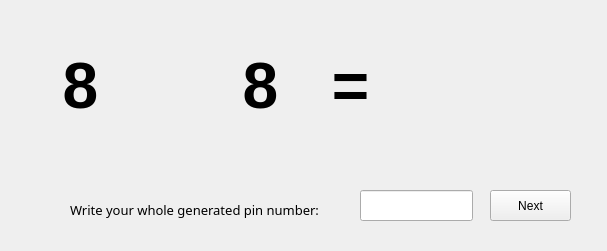
<?xml version="1.0" encoding="UTF-8"?>
<ui version="4.0">
 <class>numberWindow</class>
 <widget class="QWidget" name="numberWindow">
  <property name="geometry">
   <rect>
    <x>0</x>
    <y>0</y>
    <width>607</width>
    <height>251</height>
   </rect>
  </property>
  <property name="windowTitle">
   <string>Remember your number!</string>
  </property>
  <widget class="QPushButton" name="next_btn">
   <property name="geometry">
    <rect>
     <x>490</x>
     <y>190</y>
     <width>81</width>
     <height>31</height>
    </rect>
   </property>
   <property name="text">
    <string>Next</string>
   </property>
  </widget>
  <widget class="QLabel" name="number1_label">
   <property name="geometry">
    <rect>
     <x>40</x>
     <y>50</y>
     <width>81</width>
     <height>71</height>
    </rect>
   </property>
   <property name="font">
    <font>
     <pointsize>48</pointsize>
     <weight>75</weight>
     <bold>true</bold>
    </font>
   </property>
   <property name="text">
    <string>8</string>
   </property>
   <property name="alignment">
    <set>Qt::AlignCenter</set>
   </property>
  </widget>
  <widget class="QLabel" name="operation_label">
   <property name="geometry">
    <rect>
     <x>130</x>
     <y>50</y>
     <width>81</width>
     <height>71</height>
    </rect>
   </property>
   <property name="font">
    <font>
     <pointsize>48</pointsize>
     <weight>75</weight>
     <bold>true</bold>
    </font>
   </property>
   <property name="text">
    <string/>
   </property>
   <property name="alignment">
    <set>Qt::AlignCenter</set>
   </property>
  </widget>
  <widget class="QLabel" name="number2_label">
   <property name="geometry">
    <rect>
     <x>220</x>
     <y>50</y>
     <width>81</width>
     <height>71</height>
    </rect>
   </property>
   <property name="font">
    <font>
     <pointsize>48</pointsize>
     <weight>75</weight>
     <bold>true</bold>
    </font>
   </property>
   <property name="text">
    <string>8</string>
   </property>
   <property name="alignment">
    <set>Qt::AlignCenter</set>
   </property>
  </widget>
  <widget class="QLabel" name="equal_label">
   <property name="geometry">
    <rect>
     <x>310</x>
     <y>50</y>
     <width>81</width>
     <height>71</height>
    </rect>
   </property>
   <property name="font">
    <font>
     <pointsize>48</pointsize>
     <weight>75</weight>
     <bold>true</bold>
    </font>
   </property>
   <property name="text">
    <string>=</string>
   </property>
   <property name="alignment">
    <set>Qt::AlignCenter</set>
   </property>
  </widget>
  <widget class="QLabel" name="result_label">
   <property name="geometry">
    <rect>
     <x>400</x>
     <y>50</y>
     <width>171</width>
     <height>71</height>
    </rect>
   </property>
   <property name="font">
    <font>
     <pointsize>48</pointsize>
     <weight>75</weight>
     <bold>true</bold>
    </font>
   </property>
   <property name="text">
    <string/>
   </property>
   <property name="alignment">
    <set>Qt::AlignCenter</set>
   </property>
  </widget>
  <widget class="QLineEdit" name="wholenumber_le">
   <property name="geometry">
    <rect>
     <x>360</x>
     <y>190</y>
     <width>113</width>
     <height>31</height>
    </rect>
   </property>
  </widget>
  <widget class="QLabel" name="label">
   <property name="geometry">
    <rect>
     <x>70</x>
     <y>200</y>
     <width>281</width>
     <height>20</height>
    </rect>
   </property>
   <property name="font">
    <font>
     <family>Century Gothic</family>
     <pointsize>10</pointsize>
    </font>
   </property>
   <property name="text">
    <string>Write your whole generated pin number:</string>
   </property>
  </widget>
 </widget>
 <resources/>
 <connections/>
</ui>
